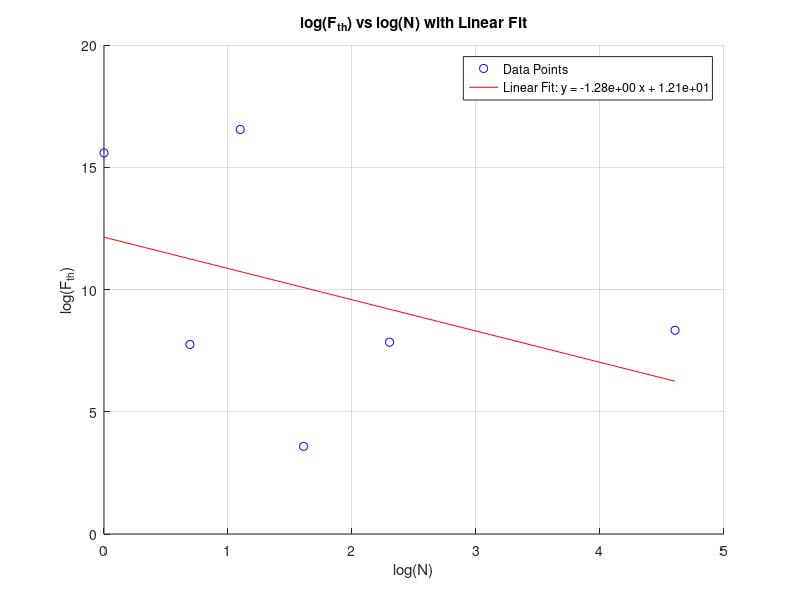

Source code (MATLAB):
% Incubation Coefficients Data
N = [1,2,3,5,10,100];
Fthg = [6.033e3,5.957e3,5.856e3,6.311e3,4.866e3,4.823e3];
Fths = [5890e3,2.324e3,15320e3,0.036e3,2.556e3,4.16e3];

F_th = Fths;  % Select the data for fitting

% Compute logarithms
log_F = log(F_th);
log_N = log(N);

% Scatter plot
figure;
scatter(log_N, log_F, 'b', 'DisplayName', 'Data Points');
hold on;

% Linear regression
p = polyfit(log_N, log_F, 1);
slope = p(1);
intercept = p(2);

% Fit line
log_N_fit = linspace(min(log_N), max(log_N), 100);
log_F_fit = polyval(p, log_N_fit);

% Plot linear fit
plot(log_N_fit, log_F_fit, 'r', 'DisplayName', ...
    sprintf('Linear Fit: y = %.2e x + %.2e', slope, intercept));

% Labeling
xlabel('log(N)');
ylabel('log(F_{th})');
title('log(F_{th}) vs log(N) with Linear Fit');
legend('Location', 'best');
grid on;

% Display results
fprintf('Slope: %.2e\n', slope);
fprintf('Intercept: %.2e\n', intercept);
